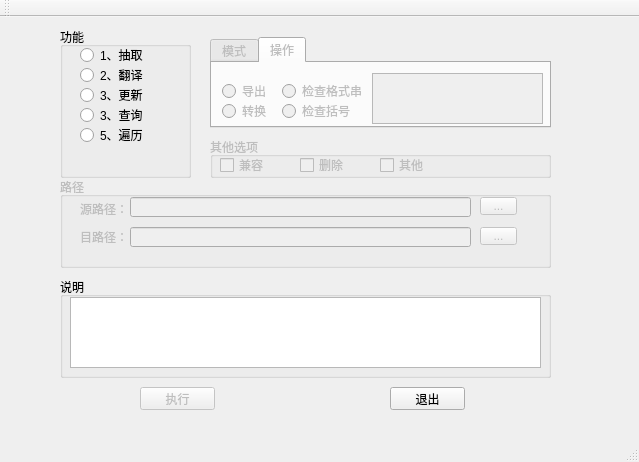
<?xml version="1.0" encoding="UTF-8"?>
<ui version="4.0">
 <class>JauMoon</class>
 <widget class="QMainWindow" name="JauMoon">
  <property name="geometry">
   <rect>
    <x>0</x>
    <y>0</y>
    <width>639</width>
    <height>462</height>
   </rect>
  </property>
  <property name="windowTitle">
   <string>Jau</string>
  </property>
  <widget class="QWidget" name="centralWidget">
   <widget class="QGroupBox" name="groupBox">
    <property name="enabled">
     <bool>true</bool>
    </property>
    <property name="geometry">
     <rect>
      <x>60</x>
      <y>10</y>
      <width>131</width>
      <height>151</height>
     </rect>
    </property>
    <property name="title">
     <string>功能</string>
    </property>
    <widget class="QRadioButton" name="getstrRadioButton">
     <property name="geometry">
      <rect>
       <x>20</x>
       <y>20</y>
       <width>89</width>
       <height>16</height>
      </rect>
     </property>
     <property name="text">
      <string>1、抽取</string>
     </property>
    </widget>
    <widget class="QRadioButton" name="transRadioButton">
     <property name="geometry">
      <rect>
       <x>20</x>
       <y>40</y>
       <width>89</width>
       <height>16</height>
      </rect>
     </property>
     <property name="text">
      <string>2、翻译</string>
     </property>
    </widget>
    <widget class="QRadioButton" name="updateRadioButton">
     <property name="geometry">
      <rect>
       <x>20</x>
       <y>60</y>
       <width>89</width>
       <height>16</height>
      </rect>
     </property>
     <property name="text">
      <string>3、更新</string>
     </property>
    </widget>
    <widget class="QRadioButton" name="querytRadioButton">
     <property name="geometry">
      <rect>
       <x>20</x>
       <y>80</y>
       <width>89</width>
       <height>16</height>
      </rect>
     </property>
     <property name="text">
      <string>3、查询</string>
     </property>
    </widget>
    <widget class="QRadioButton" name="traveRadioButton">
     <property name="geometry">
      <rect>
       <x>20</x>
       <y>100</y>
       <width>89</width>
       <height>16</height>
      </rect>
     </property>
     <property name="text">
      <string>5、遍历</string>
     </property>
    </widget>
   </widget>
   <widget class="QGroupBox" name="otherGroupBox">
    <property name="enabled">
     <bool>false</bool>
    </property>
    <property name="geometry">
     <rect>
      <x>210</x>
      <y>120</y>
      <width>341</width>
      <height>41</height>
     </rect>
    </property>
    <property name="title">
     <string>其他选项</string>
    </property>
    <widget class="QCheckBox" name="oldCheckBox">
     <property name="geometry">
      <rect>
       <x>10</x>
       <y>20</y>
       <width>71</width>
       <height>16</height>
      </rect>
     </property>
     <property name="text">
      <string>兼容</string>
     </property>
    </widget>
    <widget class="QCheckBox" name="delCheckBox">
     <property name="geometry">
      <rect>
       <x>90</x>
       <y>20</y>
       <width>71</width>
       <height>16</height>
      </rect>
     </property>
     <property name="text">
      <string>删除</string>
     </property>
    </widget>
    <widget class="QCheckBox" name="otherCheckBox">
     <property name="geometry">
      <rect>
       <x>170</x>
       <y>20</y>
       <width>71</width>
       <height>16</height>
      </rect>
     </property>
     <property name="text">
      <string>其他</string>
     </property>
    </widget>
   </widget>
   <widget class="QGroupBox" name="instructionGroupBox">
    <property name="geometry">
     <rect>
      <x>60</x>
      <y>260</y>
      <width>491</width>
      <height>101</height>
     </rect>
    </property>
    <property name="title">
     <string>说明</string>
    </property>
    <widget class="QTextEdit" name="funcTextEdit">
     <property name="enabled">
      <bool>true</bool>
     </property>
     <property name="geometry">
      <rect>
       <x>10</x>
       <y>20</y>
       <width>471</width>
       <height>71</height>
      </rect>
     </property>
     <property name="readOnly">
      <bool>true</bool>
     </property>
    </widget>
   </widget>
   <widget class="QGroupBox" name="dirGroupBox">
    <property name="enabled">
     <bool>false</bool>
    </property>
    <property name="geometry">
     <rect>
      <x>60</x>
      <y>160</y>
      <width>491</width>
      <height>91</height>
     </rect>
    </property>
    <property name="title">
     <string>路径</string>
    </property>
    <widget class="QLabel" name="sdirLabel">
     <property name="geometry">
      <rect>
       <x>20</x>
       <y>22</y>
       <width>54</width>
       <height>20</height>
      </rect>
     </property>
     <property name="text">
      <string>源路径：</string>
     </property>
    </widget>
    <widget class="QLineEdit" name="sdirLineEdit">
     <property name="geometry">
      <rect>
       <x>70</x>
       <y>20</y>
       <width>341</width>
       <height>20</height>
      </rect>
     </property>
    </widget>
    <widget class="QLineEdit" name="tdirLineEdit">
     <property name="geometry">
      <rect>
       <x>70</x>
       <y>50</y>
       <width>341</width>
       <height>20</height>
      </rect>
     </property>
    </widget>
    <widget class="QLabel" name="tdirLabel">
     <property name="geometry">
      <rect>
       <x>20</x>
       <y>50</y>
       <width>54</width>
       <height>20</height>
      </rect>
     </property>
     <property name="text">
      <string>目路径：</string>
     </property>
    </widget>
    <widget class="QToolButton" name="sdirToolButton">
     <property name="geometry">
      <rect>
       <x>420</x>
       <y>20</y>
       <width>37</width>
       <height>18</height>
      </rect>
     </property>
     <property name="text">
      <string>...</string>
     </property>
    </widget>
    <widget class="QToolButton" name="tdirToolButton">
     <property name="geometry">
      <rect>
       <x>420</x>
       <y>50</y>
       <width>37</width>
       <height>18</height>
      </rect>
     </property>
     <property name="text">
      <string>...</string>
     </property>
    </widget>
   </widget>
   <widget class="QPushButton" name="exePushButton">
    <property name="enabled">
     <bool>false</bool>
    </property>
    <property name="geometry">
     <rect>
      <x>140</x>
      <y>370</y>
      <width>75</width>
      <height>23</height>
     </rect>
    </property>
    <property name="text">
     <string>执行</string>
    </property>
   </widget>
   <widget class="QPushButton" name="cancelPushButton">
    <property name="geometry">
     <rect>
      <x>390</x>
      <y>370</y>
      <width>75</width>
      <height>23</height>
     </rect>
    </property>
    <property name="text">
     <string>退出</string>
    </property>
   </widget>
   <widget class="QTabWidget" name="operateTabWidget">
    <property name="enabled">
     <bool>false</bool>
    </property>
    <property name="geometry">
     <rect>
      <x>210</x>
      <y>20</y>
      <width>341</width>
      <height>91</height>
     </rect>
    </property>
    <property name="currentIndex">
     <number>1</number>
    </property>
    <widget class="QWidget" name="tab">
     <attribute name="title">
      <string>模式</string>
     </attribute>
     <widget class="QTextEdit" name="modeTextEdit">
      <property name="enabled">
       <bool>false</bool>
      </property>
      <property name="geometry">
       <rect>
        <x>90</x>
        <y>10</y>
        <width>241</width>
        <height>51</height>
       </rect>
      </property>
      <property name="readOnly">
       <bool>true</bool>
      </property>
     </widget>
     <widget class="QRadioButton" name="charRadioButton">
      <property name="geometry">
       <rect>
        <x>10</x>
        <y>10</y>
        <width>89</width>
        <height>16</height>
       </rect>
      </property>
      <property name="text">
       <string>字符串</string>
      </property>
     </widget>
     <widget class="QRadioButton" name="fileRadioButton">
      <property name="geometry">
       <rect>
        <x>10</x>
        <y>30</y>
        <width>89</width>
        <height>16</height>
       </rect>
      </property>
      <property name="text">
       <string>单文件</string>
      </property>
     </widget>
     <widget class="QRadioButton" name="batRadioButton">
      <property name="geometry">
       <rect>
        <x>10</x>
        <y>50</y>
        <width>89</width>
        <height>16</height>
       </rect>
      </property>
      <property name="text">
       <string>批处理</string>
      </property>
     </widget>
    </widget>
    <widget class="QWidget" name="tab_2">
     <attribute name="title">
      <string>操作</string>
     </attribute>
     <widget class="QRadioButton" name="exportRadioButton">
      <property name="geometry">
       <rect>
        <x>10</x>
        <y>20</y>
        <width>61</width>
        <height>16</height>
       </rect>
      </property>
      <property name="text">
       <string>导出</string>
      </property>
     </widget>
     <widget class="QRadioButton" name="checkvlistRadioButton">
      <property name="geometry">
       <rect>
        <x>70</x>
        <y>20</y>
        <width>81</width>
        <height>16</height>
       </rect>
      </property>
      <property name="text">
       <string>检查格式串</string>
      </property>
     </widget>
     <widget class="QRadioButton" name="convertRadioButton">
      <property name="geometry">
       <rect>
        <x>10</x>
        <y>40</y>
        <width>61</width>
        <height>16</height>
       </rect>
      </property>
      <property name="text">
       <string>转换</string>
      </property>
     </widget>
     <widget class="QRadioButton" name="checkbracketsRadioButton">
      <property name="geometry">
       <rect>
        <x>70</x>
        <y>40</y>
        <width>71</width>
        <height>16</height>
       </rect>
      </property>
      <property name="text">
       <string>检查括号</string>
      </property>
     </widget>
     <widget class="QTextEdit" name="operateTextEdit">
      <property name="enabled">
       <bool>false</bool>
      </property>
      <property name="geometry">
       <rect>
        <x>160</x>
        <y>10</y>
        <width>171</width>
        <height>51</height>
       </rect>
      </property>
      <property name="readOnly">
       <bool>true</bool>
      </property>
     </widget>
    </widget>
   </widget>
  </widget>
  <widget class="QMenuBar" name="menuBar">
   <property name="geometry">
    <rect>
     <x>0</x>
     <y>0</y>
     <width>639</width>
     <height>23</height>
    </rect>
   </property>
  </widget>
  <widget class="QToolBar" name="mainToolBar">
   <attribute name="toolBarArea">
    <enum>TopToolBarArea</enum>
   </attribute>
   <attribute name="toolBarBreak">
    <bool>false</bool>
   </attribute>
  </widget>
  <widget class="QStatusBar" name="statusBar"/>
 </widget>
 <layoutdefault spacing="6" margin="11"/>
 <resources/>
 <connections/>
</ui>
